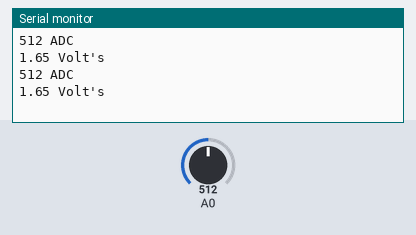
Simulated run of this sketch. Board: ESP8266 (NodeMCU). Parts: the last lines printed to the serial monitor. The test bench sets the inputs (shaded band); at power-on: A0 = 512.

Above: at 1.8 s.
1.9 s: A0 set to 716
At 2.7 s:
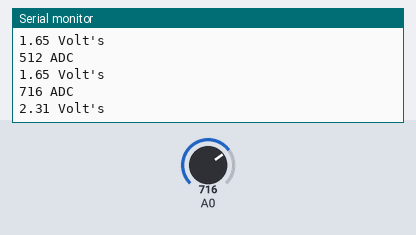
3.4 s: A0 set to 900
At 4.8 s:
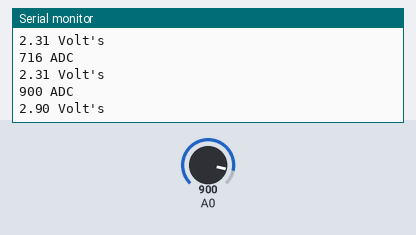
Timing chart, 0 to 6.4 s (numbered marks = the images above; inputs shaded):
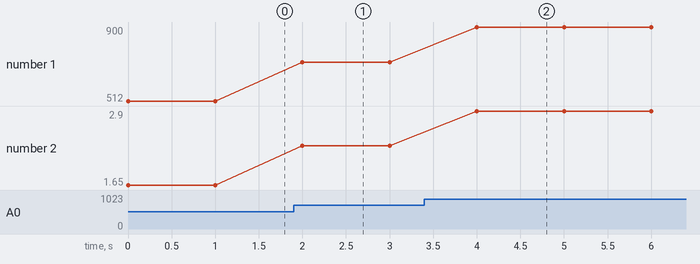

Measured:
- after the input at 1.9 s, the serial monitor: prints a new line after 0.10 s (image 1)
- after the input at 3.4 s, the serial monitor: prints a new line after 0.60 s (image 2)
- plotted number 1: 512 → 716 after the input at 1.9 s, 716 → 900 after the input at 3.4 s
- plotted number 2: 1.65 → 2.31 after the input at 1.9 s, 2.31 → 2.9 after the input at 3.4 s

The sketch:

ADC_Reader.ino
```cpp
  void setup(void) {

    Serial.begin(115200);
}

void loop() {

   int val = 0;
   val = analogRead(0);

   //Exibindo em ADC
   Serial.printf("%d ADC\n", val);
   Serial.println();

   //Exibindo em Volt
   double  x = ((val*(3.3))/1024);

   Serial.print(x,2);
   Serial.println(" Volt's\n");
   Serial.println();

   delay(1000);
}
```
